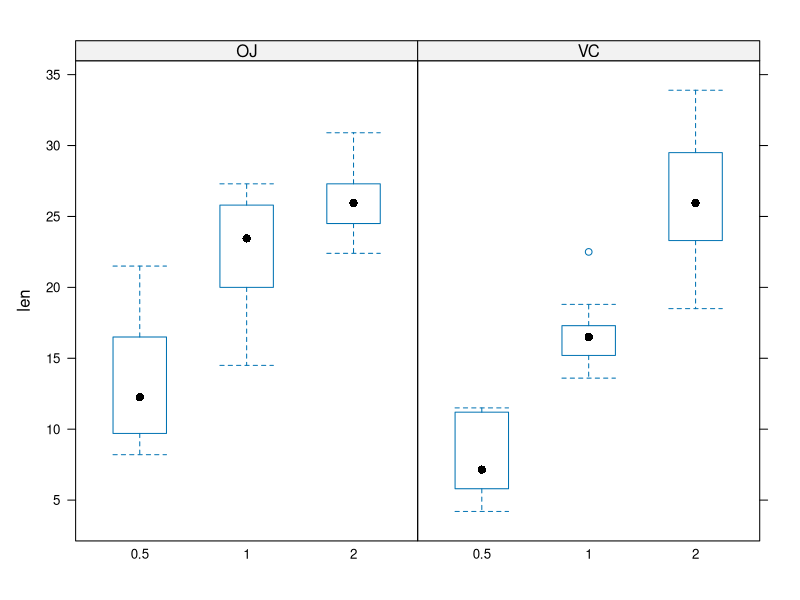

This chart was generated by the following R code:
## ---- chunk 1
library(datasets)
library(lattice)
library(plyr)
## ---- chunk 2
data(ToothGrowth)
## ---- chunk 3
bwplot(len~factor(dose)|supp,data=ToothGrowth)
